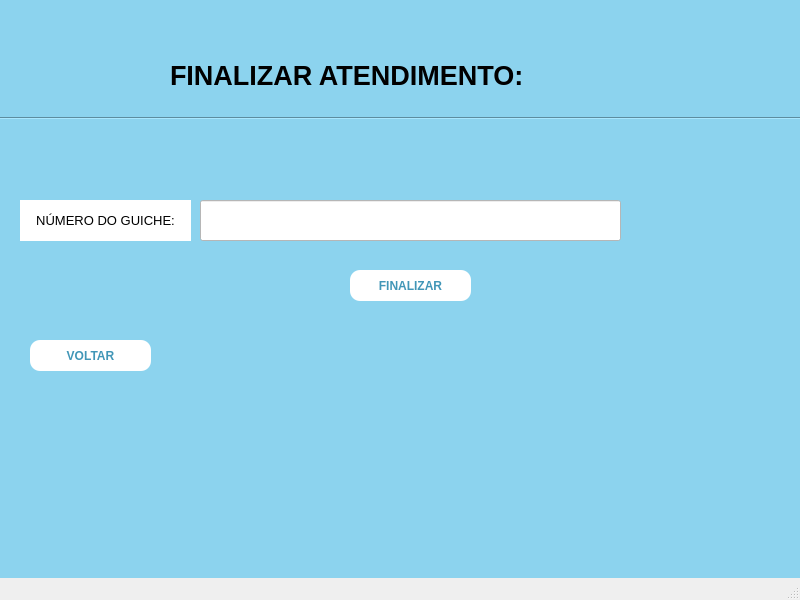
<?xml version="1.0" encoding="UTF-8"?>
<ui version="4.0">
 <class>MainWindow</class>
 <widget class="QMainWindow" name="MainWindow">
  <property name="geometry">
   <rect>
    <x>0</x>
    <y>0</y>
    <width>800</width>
    <height>600</height>
   </rect>
  </property>
  <property name="font">
   <font>
    <pointsize>10</pointsize>
   </font>
  </property>
  <property name="windowTitle">
   <string>MainWindow</string>
  </property>
  <property name="animated">
   <bool>true</bool>
  </property>
  <widget class="QWidget" name="centralwidget">
   <property name="styleSheet">
    <string notr="true">background-color: rgb(140, 211, 238);  /* Cor de fundo */</string>
   </property>
   <widget class="QLabel" name="label">
    <property name="geometry">
     <rect>
      <x>170</x>
      <y>50</y>
      <width>471</width>
      <height>51</height>
     </rect>
    </property>
    <property name="font">
     <font>
      <pointsize>20</pointsize>
      <weight>75</weight>
      <bold>true</bold>
     </font>
    </property>
    <property name="frameShape">
     <enum>QFrame::NoFrame</enum>
    </property>
    <property name="text">
     <string>FINALIZAR ATENDIMENTO: </string>
    </property>
    <property name="textFormat">
     <enum>Qt::AutoText</enum>
    </property>
    <property name="alignment">
     <set>Qt::AlignLeading|Qt::AlignLeft|Qt::AlignVCenter</set>
    </property>
   </widget>
   <widget class="QPushButton" name="pushButton">
    <property name="geometry">
     <rect>
      <x>350</x>
      <y>270</y>
      <width>121</width>
      <height>31</height>
     </rect>
    </property>
    <property name="font">
     <font>
      <weight>75</weight>
      <bold>true</bold>
     </font>
    </property>
    <property name="styleSheet">
     <string notr="true">QPushButton {
            background-color: white;  /* Cor de fundo */
            color: rgb(65, 150, 183);  /* Cor do texto */
            border-radius: 10px;  /* Raio dos cantos */
            padding: 10px 20px;  /* Preenchimento interno */
        }
        
        QPushButton:hover {
			color: white;
            background-color: rgb(8, 113, 155);  /* Cor de fundo ao passar o mouse */
        }</string>
    </property>
    <property name="text">
     <string>FINALIZAR</string>
    </property>
   </widget>
   <widget class="QPushButton" name="pushButton_2">
    <property name="geometry">
     <rect>
      <x>30</x>
      <y>340</y>
      <width>121</width>
      <height>31</height>
     </rect>
    </property>
    <property name="font">
     <font>
      <weight>75</weight>
      <bold>true</bold>
     </font>
    </property>
    <property name="styleSheet">
     <string notr="true">QPushButton {
            background-color: white;  /* Cor de fundo */
            color: rgb(65, 150, 183);  /* Cor do texto */
            border-radius: 10px;  /* Raio dos cantos */
            padding: 10px 20px;  /* Preenchimento interno */
        }
        
        QPushButton:hover {
			color: white;
            background-color: rgb(8, 113, 155);  /* Cor de fundo ao passar o mouse */
        }</string>
    </property>
    <property name="text">
     <string>VOLTAR</string>
    </property>
   </widget>
   <widget class="Line" name="line">
    <property name="geometry">
     <rect>
      <x>0</x>
      <y>110</y>
      <width>801</width>
      <height>16</height>
     </rect>
    </property>
    <property name="orientation">
     <enum>Qt::Horizontal</enum>
    </property>
   </widget>
   <widget class="QLineEdit" name="lineEdit">
    <property name="geometry">
     <rect>
      <x>200</x>
      <y>200</y>
      <width>421</width>
      <height>41</height>
     </rect>
    </property>
    <property name="styleSheet">
     <string notr="true"> background-color: white;  /* Cor de fundo */</string>
    </property>
   </widget>
   <widget class="QLabel" name="label_2">
    <property name="geometry">
     <rect>
      <x>20</x>
      <y>200</y>
      <width>171</width>
      <height>41</height>
     </rect>
    </property>
    <property name="styleSheet">
     <string notr="true"> background-color: white;  /* Cor de fundo */</string>
    </property>
    <property name="text">
     <string>NÚMERO DO GUICHE:</string>
    </property>
    <property name="alignment">
     <set>Qt::AlignCenter</set>
    </property>
   </widget>
  </widget>
  <widget class="QMenuBar" name="menubar">
   <property name="geometry">
    <rect>
     <x>0</x>
     <y>0</y>
     <width>800</width>
     <height>26</height>
    </rect>
   </property>
  </widget>
  <widget class="QStatusBar" name="statusbar"/>
 </widget>
 <resources/>
 <connections/>
</ui>
